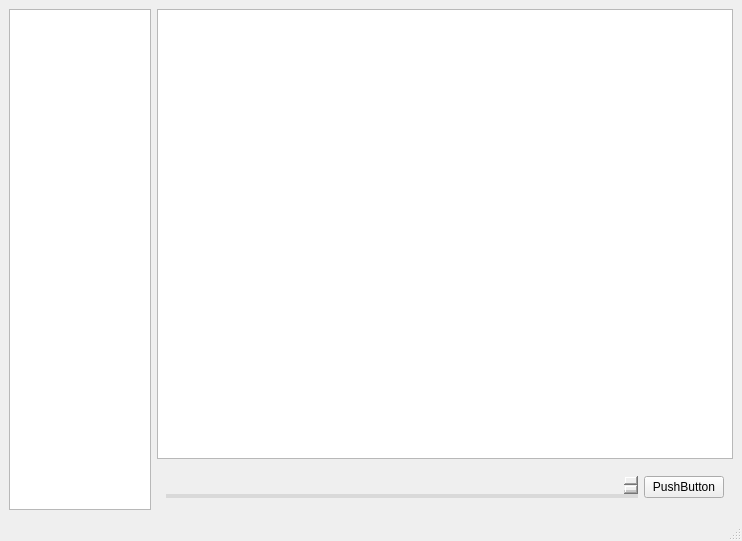
<?xml version="1.0" encoding="UTF-8"?>
<ui version="4.0">
 <class>MainWindow</class>
 <widget class="QMainWindow" name="MainWindow">
  <property name="geometry">
   <rect>
    <x>0</x>
    <y>0</y>
    <width>742</width>
    <height>541</height>
   </rect>
  </property>
  <property name="windowTitle">
   <string>MainWindow</string>
  </property>
  <widget class="QWidget" name="centralwidget">
   <layout class="QGridLayout" name="gridLayout_3">
    <item row="0" column="0">
     <layout class="QGridLayout" name="gridLayout">
      <item row="1" column="0" rowspan="2">
       <widget class="QListWidget" name="listWidget">
        <property name="sizePolicy">
         <sizepolicy hsizetype="Minimum" vsizetype="Expanding">
          <horstretch>1</horstretch>
          <verstretch>0</verstretch>
         </sizepolicy>
        </property>
        <property name="minimumSize">
         <size>
          <width>50</width>
          <height>0</height>
         </size>
        </property>
       </widget>
      </item>
      <item row="1" column="1" colspan="2">
       <widget class="QTextBrowser" name="textBrowser">
        <property name="sizePolicy">
         <sizepolicy hsizetype="Expanding" vsizetype="Expanding">
          <horstretch>2</horstretch>
          <verstretch>10</verstretch>
         </sizepolicy>
        </property>
       </widget>
      </item>
      <item row="2" column="1" colspan="2">
       <widget class="QFrame" name="frame">
        <property name="sizePolicy">
         <sizepolicy hsizetype="Preferred" vsizetype="Preferred">
          <horstretch>2</horstretch>
          <verstretch>1</verstretch>
         </sizepolicy>
        </property>
        <property name="frameShape">
         <enum>QFrame::Panel</enum>
        </property>
        <property name="frameShadow">
         <enum>QFrame::Plain</enum>
        </property>
        <property name="lineWidth">
         <number>0</number>
        </property>
        <layout class="QGridLayout" name="gridLayout_4">
         <item row="0" column="0">
          <widget class="QTextEdit" name="textEdit_3">
           <property name="sizePolicy">
            <sizepolicy hsizetype="Expanding" vsizetype="Ignored">
             <horstretch>10</horstretch>
             <verstretch>1</verstretch>
            </sizepolicy>
           </property>
           <property name="styleSheet">
            <string notr="true">color: rgb(128, 128, 128);
border: none;
border-bottom:4px solid rgba(128,128,128,50);
background-color: rgba(0,0,0,0);</string>
           </property>
          </widget>
         </item>
         <item row="0" column="1">
          <widget class="QPushButton" name="pushButton">
           <property name="text">
            <string>PushButton</string>
           </property>
          </widget>
         </item>
        </layout>
       </widget>
      </item>
     </layout>
    </item>
   </layout>
  </widget>
  <widget class="QMenuBar" name="menubar">
   <property name="geometry">
    <rect>
     <x>0</x>
     <y>0</y>
     <width>742</width>
     <height>22</height>
    </rect>
   </property>
  </widget>
  <widget class="QStatusBar" name="statusbar"/>
 </widget>
 <resources/>
 <connections/>
</ui>
